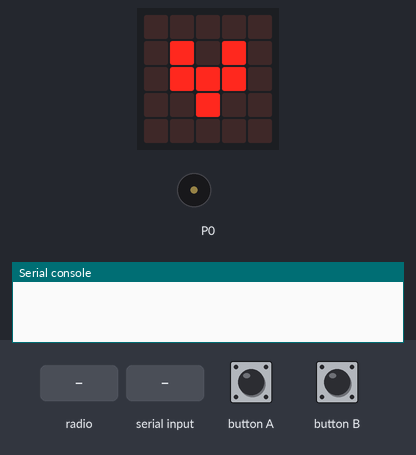
The program below on a simulated BBC micro:bit running MicroPython. On the bench: the board's 5×5 LED display, buzzer (waves = sounding), the last lines printed to the serial console. Inputs (shaded band) come from the test bench. A reset restarts the program.

Above: at 1.2 s.
1.3 s: radio message "HELLO" arrives
At 2.6 s:
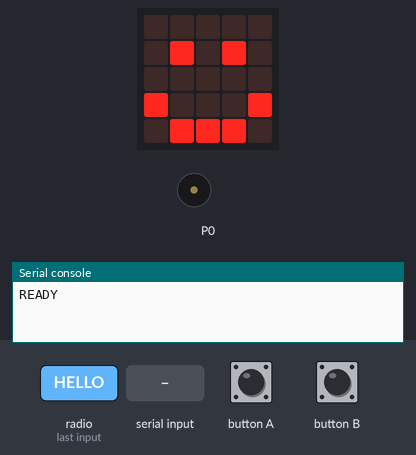
3.4 s: "BYE" typed at the serial console, then Enter
At 3.58 s:
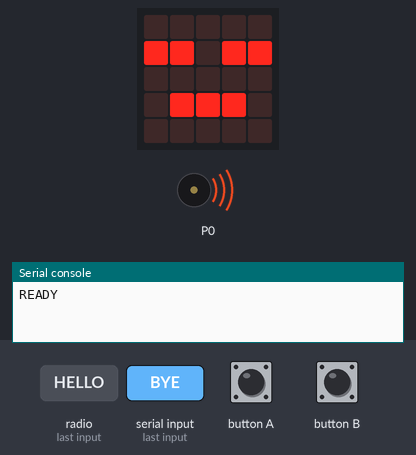
5.5 s: radio message "BYE" arrives
At 6.27 s:
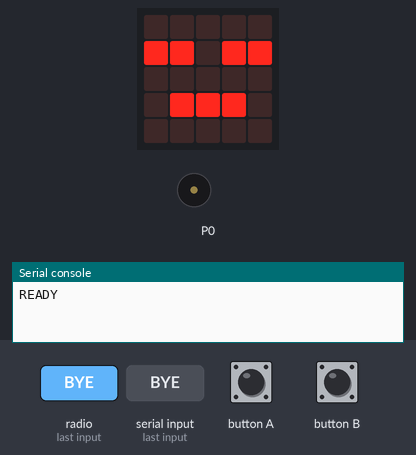
8.2 s: "HELLO" typed at the serial console, then Enter
At 8.38 s:
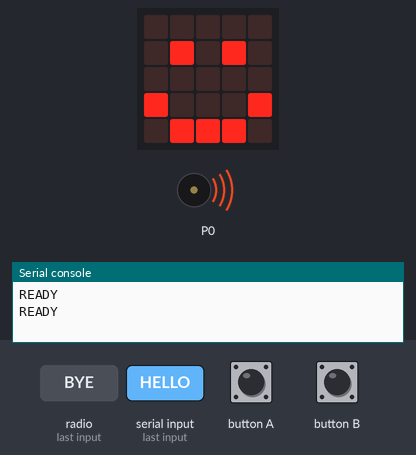
Timing chart, 0 to 11.2 s (numbered marks = the images above; inputs shaded):
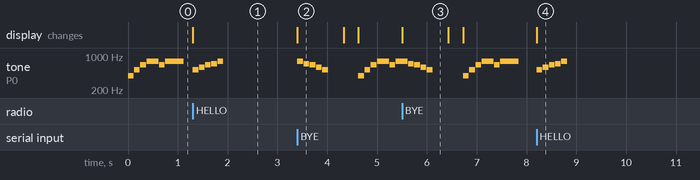

The program:

main.py
```python
from microbit import *
import radio
import music

# Alle Calliopes der Gruppe müssen denselben Kanal benutzen, sonst hören sie
# sich nicht. Wenn mehrere Gruppen im selben Raum funken, hier pro Gruppe
# einen anderen Wert (0-83) verwenden.
RADIO_CHANNEL = 1

# I2C-Adresse des Pico, muss zu I2C_ADDR in pico/main.py passen.
PICO_ADDR = 0x42

MAX_MOVES = 50

radio.on()
# length=64, damit auch lange Tänze in eine Funknachricht passen
radio.config(channel=RADIO_CHANNEL, length=64)

seq = 0
connected = False

# Startmelodie + Schlaf-Gesicht: Strom ist da, Script läuft, wartet auf Befehle
display.show(Image.HEART_SMALL)
music.play(music.POWER_UP, wait=False)


def idle_image():
    # Verbunden = glücklich, sonst schlafend (Mitläufer schlafen zwischen Tänzen)
    return Image.HAPPY if connected else Image.ASLEEP


def send_to_pico(moves, loop_flag):
    # Zwei Schreibvorgänge: erst Tanzdaten ab mem[1], dann die neue
    # Kommando-Nummer nach mem[0]. So sieht der Pico den neuen Tanz erst,
    # wenn alle Daten vollständig angekommen sind.
    global seq
    seq = seq % 255 + 1
    try:
        payload = bytes([1, loop_flag, len(moves)]) + bytes([int(c) for c in moves])
        i2c.write(PICO_ADDR, payload)
        i2c.write(PICO_ADDR, bytes([0, seq]))
        return True
    except OSError:
        return False


def handle_line(line, broadcast):
    global connected
    line = line.strip()

    # Handshake: die Website meldet sich direkt nach dem Verbinden
    if line == 'HELLO':
        connected = True
        display.show(Image.HAPPY)
        music.play(music.JUMP_UP, wait=False)
        print('READY')
        return

    # Die Website trennt sich: Abschieds-Sound spielen, dann Neustart,
    # damit der Calliope für die nächste Verbindung frisch dasteht.
    # (Die Picos tanzen unabhängig weiter — stoppen macht der Stopp-Button.)
    if line == 'BYE':
        connected = False
        display.show(Image.ASLEEP)
        music.play(music.JUMP_DOWN)
        sleep(300)
        reset()

    # Erwartetes Format: DANCE:<Moves>:<Loop>, z.B. DANCE:1352:1
    # Leere Move-Liste (DANCE::0) bedeutet: Tanz stoppen.
    parts = line.split(':')
    if len(parts) != 3 or parts[0] != 'DANCE':
        return
    moves = ''.join(c for c in parts[1] if c in '12345')[:MAX_MOVES]
    loop_flag = 1 if parts[2] == '1' else 0

    ok = send_to_pico(moves, loop_flag)
    if not ok:
        # Pico antwortet nicht -> Verkabelung/Stromversorgung prüfen
        display.show('X')
        music.pitch(160, 400, wait=False)
    elif moves:
        display.show(Image.MUSIC_QUAVER)
        music.play(music.BA_DING, wait=False)
    else:
        display.show(idle_image())
        music.play(music.JUMP_DOWN, wait=False)

    if broadcast:
        radio.send('DANCE:' + moves + ':' + str(loop_flag))


buffer = ''

while True:
    # Kommandos von der Website (USB seriell). uart ist standardmäßig mit USB
    # verbunden; uart.read() blockiert nicht, solange vorher any() geprüft wird.
    if uart.any():
        data = uart.read()
        if data:
            # Beim Batteriestart (ohne USB) hängt die serielle Leitung in der
            # Luft und liefert beim Einschalten manchmal Müll-Bytes. Die würden
            # str(data, 'utf-8') crashen lassen — deshalb nur lesbares ASCII
            # und Zeilenumbrüche übernehmen, alles andere wegwerfen.
            for b in data:
                if b == 10 or 32 <= b <= 126:
                    buffer += chr(b)
            # Notbremse: Müll ohne Zeilenumbruch darf den Puffer nicht
            # unendlich wachsen lassen (längstes echtes Kommando ~60 Zeichen)
            if len(buffer) > 100:
                buffer = buffer[-100:]
            while '\n' in buffer:
                line, buffer = buffer.split('\n', 1)
                if line.strip():
                    handle_line(line, broadcast=True)

    # Tänze von anderen Calliopes -> nicht erneut weiterfunken,
    # sonst schaukelt sich das Funknetz auf. Fremde oder kaputte Funkpakete
    # (z.B. andere Gruppen, MakeCode-Geräte) können ValueError auslösen.
    try:
        msg = radio.receive()
    except ValueError:
        msg = None
    if msg:
        handle_line(msg, broadcast=False)
```

Measured:
- after the input at 1.3 s, tone on P0: plays 523 Hz for 0.12 s, 587 Hz for 0.12 s, 659 Hz for 0.12 s, 698 Hz for 0.12 s, 784 Hz for 0.12 s, starting at once; the display: changes at once (image 1)
- after the input at 3.4 s, tone on P0: plays 784 Hz for 0.12 s, 698 Hz for 0.12 s, 659 Hz for 0.12 s, 587 Hz for 0.12 s, 523 Hz for 0.12 s, 392 Hz for 0.12 s … (11 notes in this stretch), starting at once; the display: changes at once (image 2)
- after the input at 5.5 s, the display: changes at once (image 3)
- after the input at 8.2 s, tone on P0: plays 523 Hz for 0.12 s, 587 Hz for 0.12 s, 659 Hz for 0.12 s, 698 Hz for 0.12 s, 784 Hz for 0.12 s, starting at once; the display: changes at once (image 4)
- by itself, tone on P0: plays 392 Hz for 0.12 s, 523 Hz for 0.12 s, 659 Hz for 0.12 s, 784 Hz for 0.24 s, 659 Hz for 0.12 s, 784 Hz for 0.36 s
- what the display in image 2 shows lasts 0.9 s, from 3.4 s to 4.3 s
